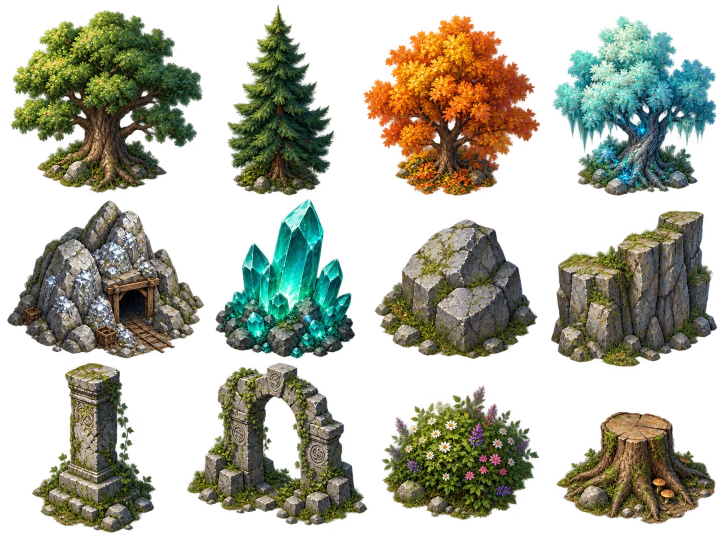
#> input picture src/assets/world-props.webp, 1448 x 1086 px (shown at 1/2 size)
$ python build_trees.py
#> lines starting #> are read from the running program, lines starting #| are printed output that depends on the picture; after the words box and inside, x2 and y2 are one past the last pixel; in counts of white or black regions, pixels touching at a corner belong together
#!/usr/bin/env python3
"""
Atlas limpo das árvores a partir de src/assets/world-props.webp (linha 1, 4 árvores).

No atlas original as copas invadem a célula vizinha e o pé encosta na borda de baixo,
então cada árvore aparecia com uma fatia da vizinha e a base cortada reta. Aqui:
  1. cada célula é ampliada para incluir o que transborda;
  2. fica só a árvore principal (maior região conectada perto do centro da célula);
  3. o pé ganha um degradê suave no lugar do corte reto;
  4. tudo é reempacotado em células com margem, alinhado pela base do tronco.

Uso:  python3 tools/sprites/build_trees.py   ->  src/assets/sprites/trees.webp (4 colunas)
"""
from pathlib import Path

import numpy as np
from PIL import Image
from scipy import ndimage

ROOT = Path(__file__).resolve().parents[2]
SRC = ROOT / 'src' / 'assets' / 'world-props.webp'
OUT = ROOT / 'src' / 'assets' / 'sprites' / 'trees.webp'
CELL = 256        # célula de saída
BASE = 232        # linha do pé na célula de saída
FADE = 14         # pixels de degradê no pé


def main():
    im = np.array(Image.open(SRC).convert('RGBA'))
#> im is the input picture: shape (1086, 1448, 4); mean R, G, B, A 53.1, 54.7, 38, 118.5
    H, W = im.shape[:2]
#> H = 1086; W = 1448
    cw, ch = W / 4, H / 3
#> cw = 362; ch = 362
    out = Image.new('RGBA', (CELL * 4, CELL), (0, 0, 0, 0))
#> out: PIL image 1024x256 RGBA; every value is 0
    for k in range(4):
        # janela larga: célula + meia célula de cada lado (para pegar o que transborda)
        x0, x1 = int(max(0, (k - 0.5) * cw)), int(min(W, (k + 1.5) * cw))
        win = im[0:int(ch), x0:x1].copy()
        mask = win[..., 3] > 24
        labels, n = ndimage.label(mask, structure=np.ones((3, 3)))
        # a árvore desta célula é a maior região cujo centro cai dentro da célula original
        best, best_size = 0, 0
        cx_cell = (k + 0.5) * cw - x0
        for i, sl in enumerate(ndimage.find_objects(labels), start=1):
            cx = (sl[1].start + sl[1].stop) / 2
            size = int((labels[sl] == i).sum())
            if abs(cx - cx_cell) < cw * 0.45 and size > best_size:
                best, best_size = i, size
        keep = ndimage.binary_dilation(labels == best, iterations=2)
        win[..., 3] = np.where(keep, win[..., 3], 0)
        ys, xs = np.nonzero(win[..., 3] > 24)
        top, bottom, left, right = ys.min(), ys.max(), xs.min(), xs.max()
        tree = win[top:bottom + 1, left:right + 1].copy()
        # pé: degradê nas últimas linhas, que estavam cortadas reto pela borda da célula
        h = tree.shape[0]
        ramp = np.ones(h)
        ramp[h - FADE:] = np.linspace(1, 0, FADE)
        tree[..., 3] = (tree[..., 3] * ramp[:, None]).astype(np.uint8)
        img = Image.fromarray(tree)
        scale = min((CELL - 16) / img.width, (BASE - 8) / img.height, 1.0)
        img = img.resize((max(1, round(img.width * scale)), max(1, round(img.height * scale))), Image.LANCZOS)
        px = k * CELL + (CELL - img.width) // 2
        py = BASE - img.height
        out.alpha_composite(img, (px, py))
        print(f'árvore {k}: {tree.shape[1]}x{tree.shape[0]} -> {img.width}x{img.height}')
#> this loop made 4 passes
#> (n, top, left, right) on passes 1 to 4: (5, 20, 21, 404), (8, 8, 273, 487), (6, 29, 183, 537), (4, 30, 200, 527)
#> pass 1, in main, `mask = win[..., 3] > 24`:
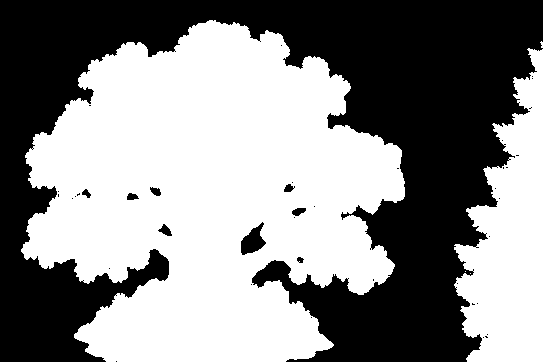
#> mask: shape (362, 543) bool; 54.4% white; 41 black regions (32 under 20 px), largest, box (x1, y1, x2, y2) and area: (0, 0, 543, 362) 88731, (241, 222, 266, 255) 453, (158, 224, 172, 236) 88
#> pass 1, in main, `labels, n = ndimage.label(mask, structure=np.ones((3, 3)))`:
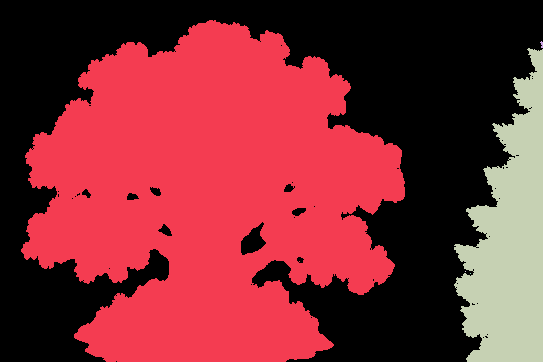
#> labels: shape (362, 543) int32; 6 distinct labels, from 0 to 5; one colour per label, 0 black
#> after the loop:
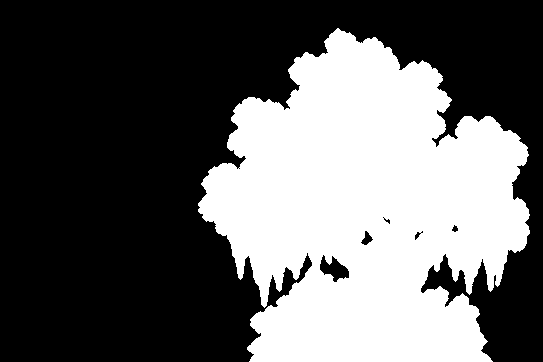
#> keep: shape (362, 543) bool; 38% white; 1 white region, box (x1, y1, x2, y2) and area: (198, 28, 530, 362) 74708
#> after the loop:
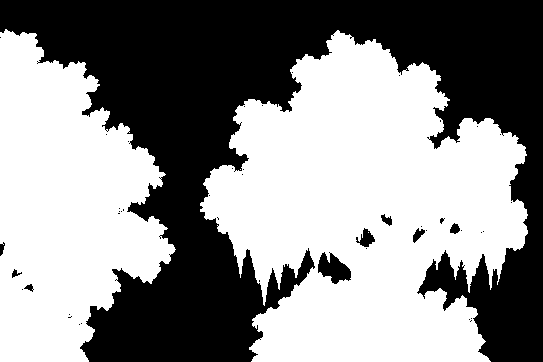
#> mask: shape (362, 543) bool; 55.4% white; 46 black regions (37 under 20 px), largest, box (x1, y1, x2, y2) and area: (0, 0, 543, 362) 86384, (318, 252, 351, 284) 625, (356, 228, 375, 247) 189
#> after the loop:
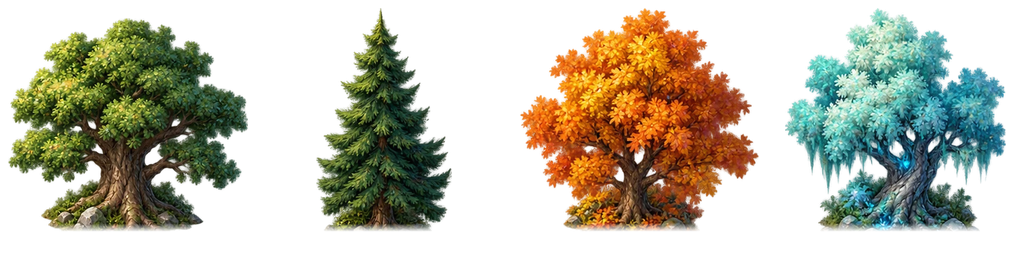
#> out: PIL image 1024x256 RGBA; mean R, G, B, A 47.1, 45.7, 27, 104.8; transparent parts drawn white
#> after the loop:
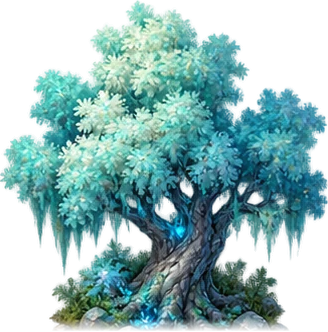
#> tree: shape (332, 328, 4); mean R, G, B, A 56.3, 109.1, 109.6, 145.6; transparent parts drawn white
#> after the loop:
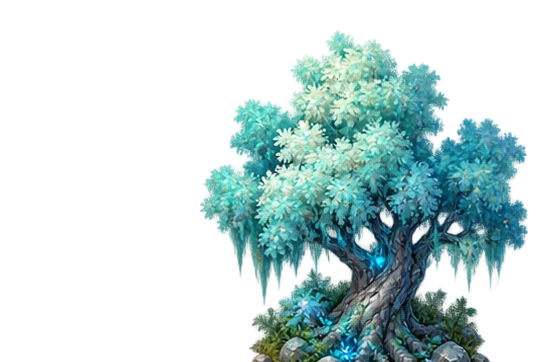
#> win: shape (362, 543, 4); mean R, G, B, A 67.5, 76.7, 65.6, 82.7; transparent parts drawn white
    OUT.parent.mkdir(parents=True, exist_ok=True)
    out.save(OUT, 'WEBP', quality=88, method=6)
#> (the run stopped early here; a loop or call above may not have finished)
